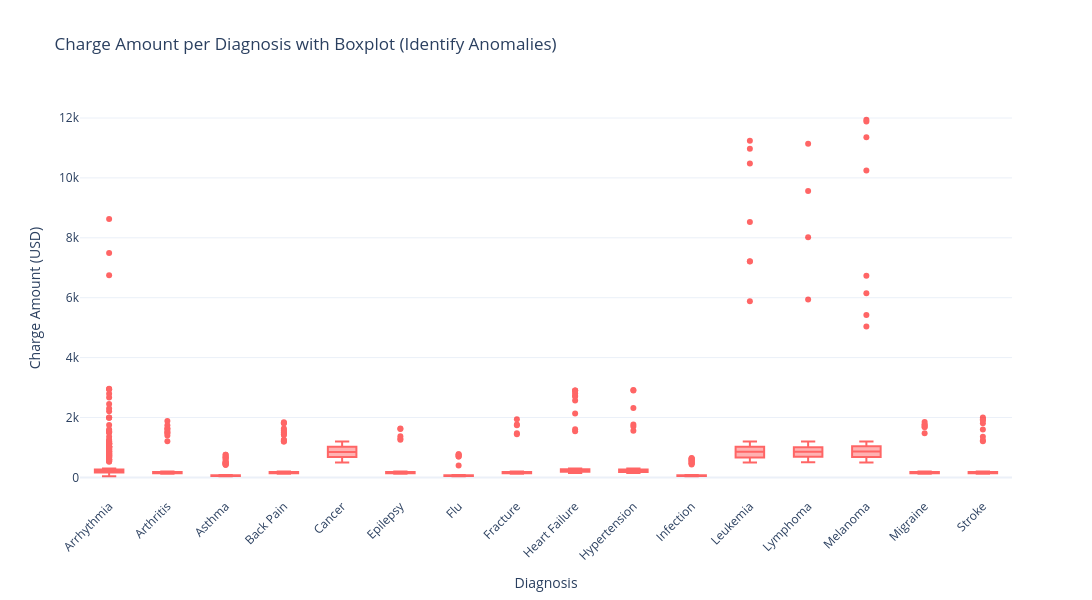

Write notebook code for a chart like this one.
### Code cell
import plotly.graph_objects as go
import pandas as pd

# Get unique diagnosis categories
departments = sorted(df['diagnosis'].unique())

# Create figure
fig = go.Figure()

# Add only boxplots for each diagnosis (without average bar plot)
for dept in departments:
    fig.add_trace(go.Box(
        y=df[df['diagnosis'] == dept]['charge_amount_USD'],
        name=dept,
        boxpoints='outliers',   # show outliers
        marker_color='red',
        line=dict(color='red'),
        opacity=0.6,
        showlegend=False
    ))

# Update layout
fig.update_layout(
    title='Charge Amount per Diagnosis with Boxplot (Identify Anomalies)',
    yaxis_title='Charge Amount (USD)',
    xaxis_title='Diagnosis',
    xaxis_tickangle=-45,
    template='plotly_white',
    width=1200,
    height=600
)

fig.show()

### Figure 1 — Plotly figure (JSON) as saved in the notebook; plotly's stock layout.template omitted (floating-point values rounded to 4 significant figures; data arrays with more than 128 entries replaced by an {"elided": "..."} marker saying what was removed)
{"data": [{"boxpoints": "outliers", "line": {"color": "red"}, "marker": {"color": "red"}, "name": "Arrhythmia", "opacity": 0.6, "showlegend": false, "type": "box", "y": {"elided": "828 int values"}}, {"boxpoints": "outliers", "line": {"color": "red"}, "marker": {"color": "red"}, "name": "Arthritis", "opacity": 0.6, "showlegend": false, "type": "box", "y": {"elided": "362 int values"}}, {"boxpoints": "outliers", "line": {"color": "red"}, "marker": {"color": "red"}, "name": "Asthma", "opacity": 0.6, "showlegend": false, "type": "box", "y": {"elided": "371 int values"}}, {"boxpoints": "outliers", "line": {"color": "red"}, "marker": {"color": "red"}, "name": "Back Pain", "opacity": 0.6, "showlegend": false, "type": "box", "y": {"elided": "351 int values"}}, {"boxpoints": "outliers", "line": {"color": "red"}, "marker": {"color": "red"}, "name": "Cancer", "opacity": 0.6, "showlegend": false, "type": "box", "y": {"elided": "270 int values"}}, {"boxpoints": "outliers", "line": {"color": "red"}, "marker": {"color": "red"}, "name": "Epilepsy", "opacity": 0.6, "showlegend": false, "type": "box", "y": {"elided": "378 int values"}}, {"boxpoints": "outliers", "line": {"color": "red"}, "marker": {"color": "red"}, "name": "Flu", "opacity": 0.6, "showlegend": false, "type": "box", "y": {"elided": "349 int values"}}, {"boxpoints": "outliers", "line": {"color": "red"}, "marker": {"color": "red"}, "name": "Fracture", "opacity": 0.6, "showlegend": false, "type": "box", "y": {"elided": "360 int values"}}, {"boxpoints": "outliers", "line": {"color": "red"}, "marker": {"color": "red"}, "name": "Heart Failure", "opacity": 0.6, "showlegend": false, "type": "box", "y": {"elided": "402 int values"}}, {"boxpoints": "outliers", "line": {"color": "red"}, "marker": {"color": "red"}, "name": "Hypertension", "opacity": 0.6, "showlegend": false, "type": "box", "y": {"elided": "369 int values"}}, {"boxpoints": "outliers", "line": {"color": "red"}, "marker": {"color": "red"}, "name": "Infection", "opacity": 0.6, "showlegend": false, "type": "box", "y": {"elided": "363 int values"}}, {"boxpoints": "outliers", "line": {"color": "red"}, "marker": {"color": "red"}, "name": "Leukemia", "opacity": 0.6, "showlegend": false, "type": "box", "y": {"elided": "293 int values"}}, {"boxpoints": "outliers", "line": {"color": "red"}, "marker": {"color": "red"}, "name": "Lymphoma", "opacity": 0.6, "showlegend": false, "type": "box", "y": {"elided": "272 int values"}}, {"boxpoints": "outliers", "line": {"color": "red"}, "marker": {"color": "red"}, "name": "Melanoma", "opacity": 0.6, "showlegend": false, "type": "box", "y": {"elided": "311 int values"}}, {"boxpoints": "outliers", "line": {"color": "red"}, "marker": {"color": "red"}, "name": "Migraine", "opacity": 0.6, "showlegend": false, "type": "box", "y": {"elided": "353 int values"}}, {"boxpoints": "outliers", "line": {"color": "red"}, "marker": {"color": "red"}, "name": "Stroke", "opacity": 0.6, "showlegend": false, "type": "box", "y": {"elided": "368 int values"}}], "layout": {"height": 600, "title": {"text": "Charge Amount per Diagnosis with Boxplot (Identify Anomalies)"}, "width": 1200, "xaxis": {"autorange": true, "range": [-0.5, 15.5], "tickangle": -45, "title": {"text": "Diagnosis"}, "type": "category"}, "yaxis": {"autorange": true, "range": [-621.1, 12600.0], "title": {"text": "Charge Amount (USD)"}, "type": "linear"}}}
